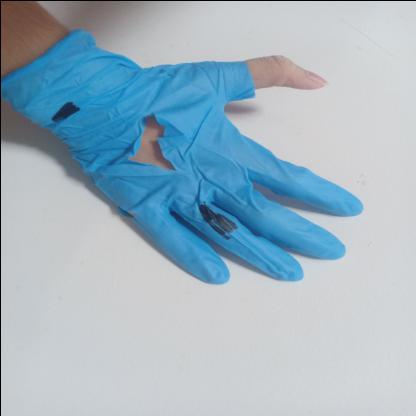
#> input picture IMG20220420171946_jpg.rf.e6e9937eb1ad1346f818a7abd574dd3c.jpg, 416 x 416 px
$ python hole.py
#> lines starting #> are read from the running program, lines starting #| are printed output that depends on the picture; after the words box and inside, x2 and y2 are one past the last pixel; in counts of white or black regions, pixels touching at a corner belong together
import cv2
import numpy as np

# Load the image
image = cv2.imread('IMG20220420171946_jpg.rf.e6e9937eb1ad1346f818a7abd574dd3c.jpg')
#> image is the input picture: shape (416, 416, 3); mean B, G, R 194.3, 180.8, 159
image = cv2.imread('IMG20220420171946_jpg.rf.98a8654da80836562634c2edab22fc89.jpg')
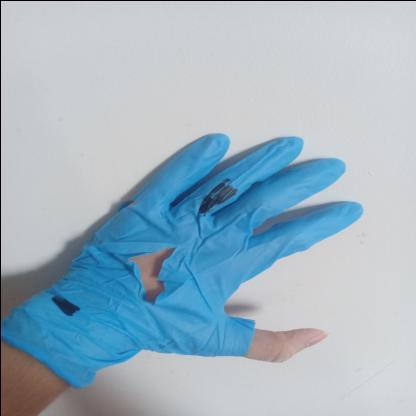
#> input picture IMG20220420171946_jpg.rf.98a8654da80836562634c2edab22fc89.jpg, 416 x 416 px
#> image is the input picture: shape (416, 416, 3); mean B, G, R 194.4, 180.9, 159.1
#image = cv2.imread('close-up-hand-wearing-torn-medical-gloves-torn-rubber-gloves-white-background_335640-3477.jpg')

# Convert the image to grayscale
gray = cv2.cvtColor(image, cv2.COLOR_BGR2GRAY)
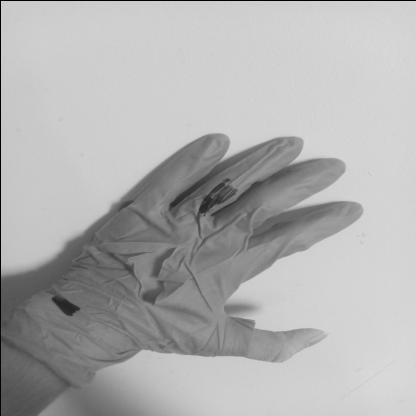
#> gray: shape (416, 416); min 0, max 219, mean 175.9

# Binarize image
ret, th = cv2.threshold(gray, 113, 255, cv2.THRESH_BINARY)
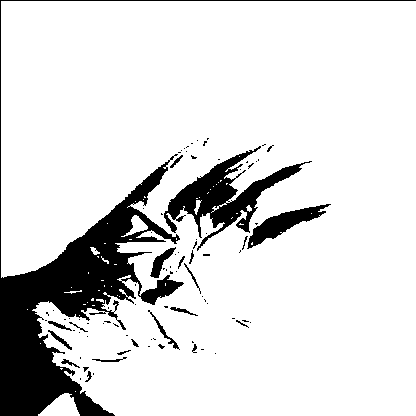
#> th: shape (416, 416); 86.4% white; 90 black regions (69 under 20 px), largest, box (x1, y1, x2, y2) and area: (0, 0, 416, 416) 16777, (164, 146, 312, 251) 4163, (247, 204, 331, 249) 1206

# Reduce noise
blur = cv2.medianBlur(th, 9)
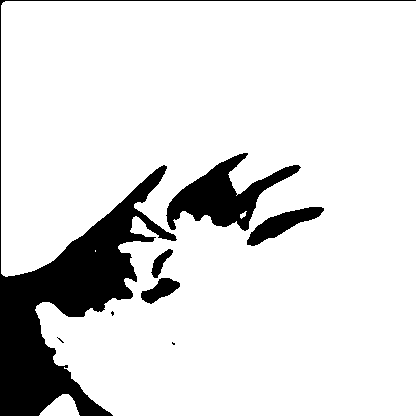
#> blur: shape (416, 416); 87.1% white; 8 black regions (3 under 20 px), largest, box (x1, y1, x2, y2) and area: (0, 0, 416, 416) 16259, (166, 153, 301, 231) 4129, (247, 207, 324, 246) 1182, (141, 278, 180, 304) 532, (151, 249, 173, 278) 263

# Eliminate small hole/ noise
opening = cv2.morphologyEx(blur, cv2.MORPH_OPEN, np.ones((7, 7)))
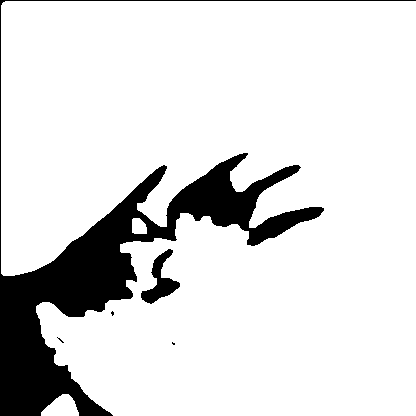
#> opening: shape (416, 416); 86.8% white; 5 black regions (3 under 20 px)

# Find hole with contour
contours, hierarchy = cv2.findContours(opening, cv2.RETR_TREE, cv2.CHAIN_APPROX_NONE)
#> contours = 8 contours, 4 with area under 20; largest, box (x1, y1, x2, y2) and area: (1, 1, 416, 416) 149066, (140, 248, 181, 305) 896, (41, 394, 79, 416) 523, (132, 218, 147, 234) 182

holeCounter = 0
for contour in contours:
    if (cv2.contourArea(contour) < 8000 and cv2.contourArea(contour) > 815):
        # draw out all the contour
        perimeter = cv2.arcLength(contour, True)
        vertices = cv2.approxPolyDP(contour, perimeter * 0.02, True)
        x, y, w, h = cv2.boundingRect(vertices)
        cv2.rectangle(image, (x, y), (x + w, y + h), (0, 0, 255), 2)

        # Put text on top of the rectangle
        cv2.putText(image, 'Hole', (x, y - 10), cv2.FONT_HERSHEY_SIMPLEX, 0.5, (0, 0, 255), 2, cv2.LINE_AA)
        holeCounter = holeCounter + 1
#> this loop made 8 passes
#> (perimeter, x, y, w, h, holeCounter) on pass 8: (187, 140, 248, 41, 56, 1)
#> contour on pass 6: [[56, 337], [57, 336], [58, 337], [57, 338]]
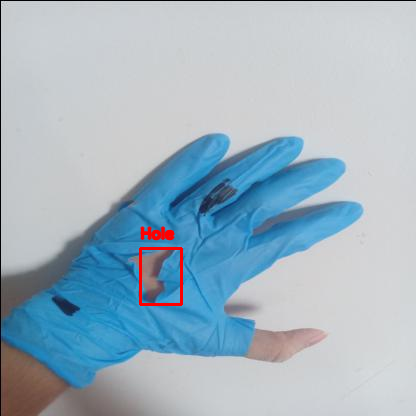
#> image: shape (416, 416, 3); 0.58% of pixels changed, all inside (x1, y1, x2, y2) = (139, 226, 183, 306)
#> after the loop, holeCounter = 1

# Put text to show number of hole detected
cv2.putText(image, 'Hole detected: ' + str(holeCounter), (0, 50), cv2.FONT_HERSHEY_SIMPLEX, 1, (255, 0, 0), 2,
            cv2.LINE_AA)
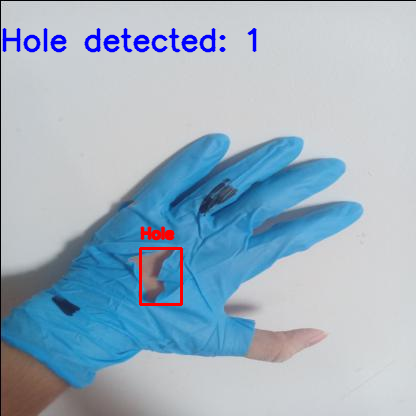
#> image: shape (416, 416, 3); 1.61% of pixels changed, all inside (x1, y1, x2, y2) = (2, 28, 257, 53)

# show result
cv2.imshow("Gray", gray)
cv2.imshow("Blur", blur)
cv2.imshow("Opening", opening)
cv2.imshow("result", image)
cv2.waitKey(0)
